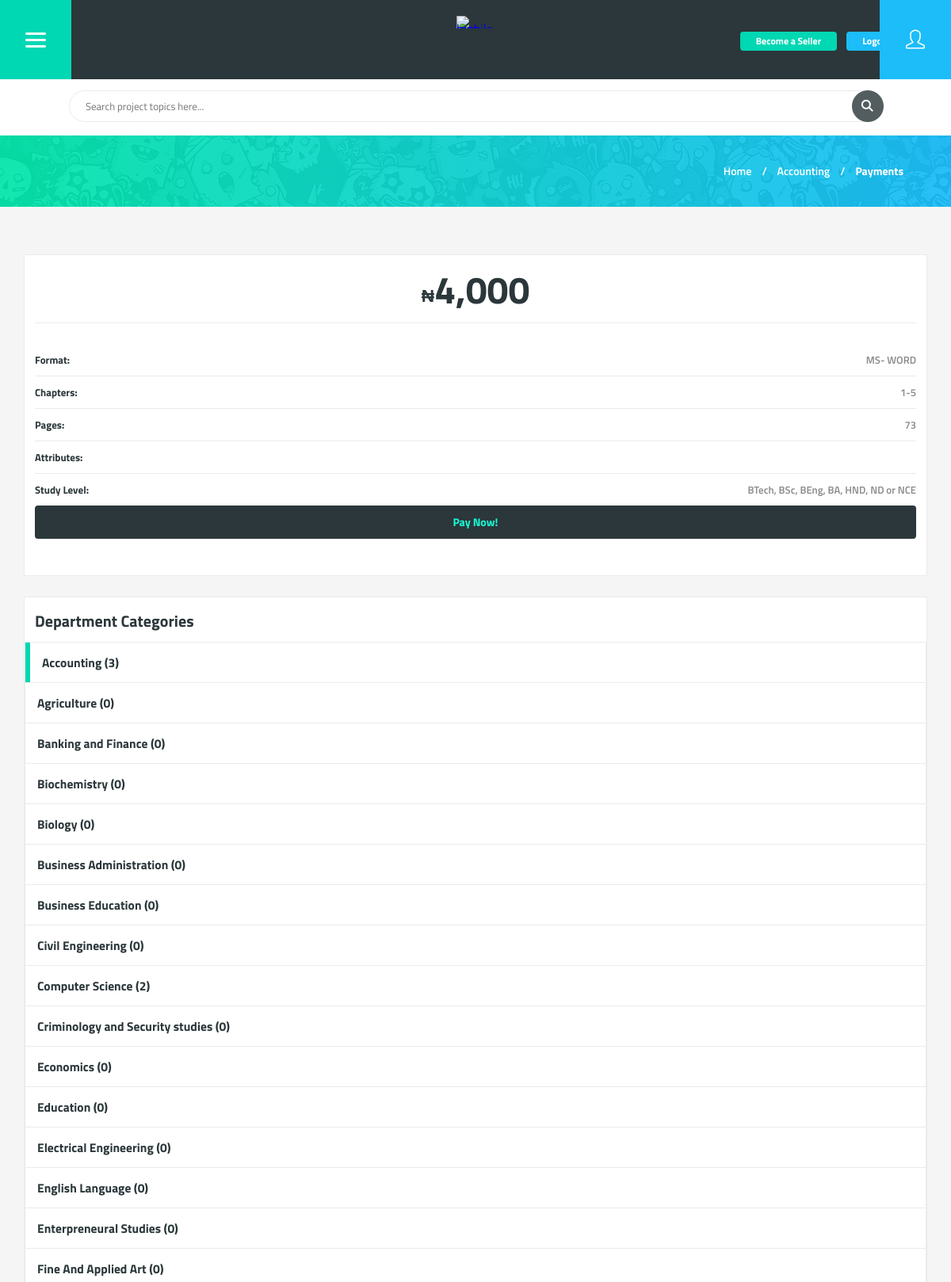
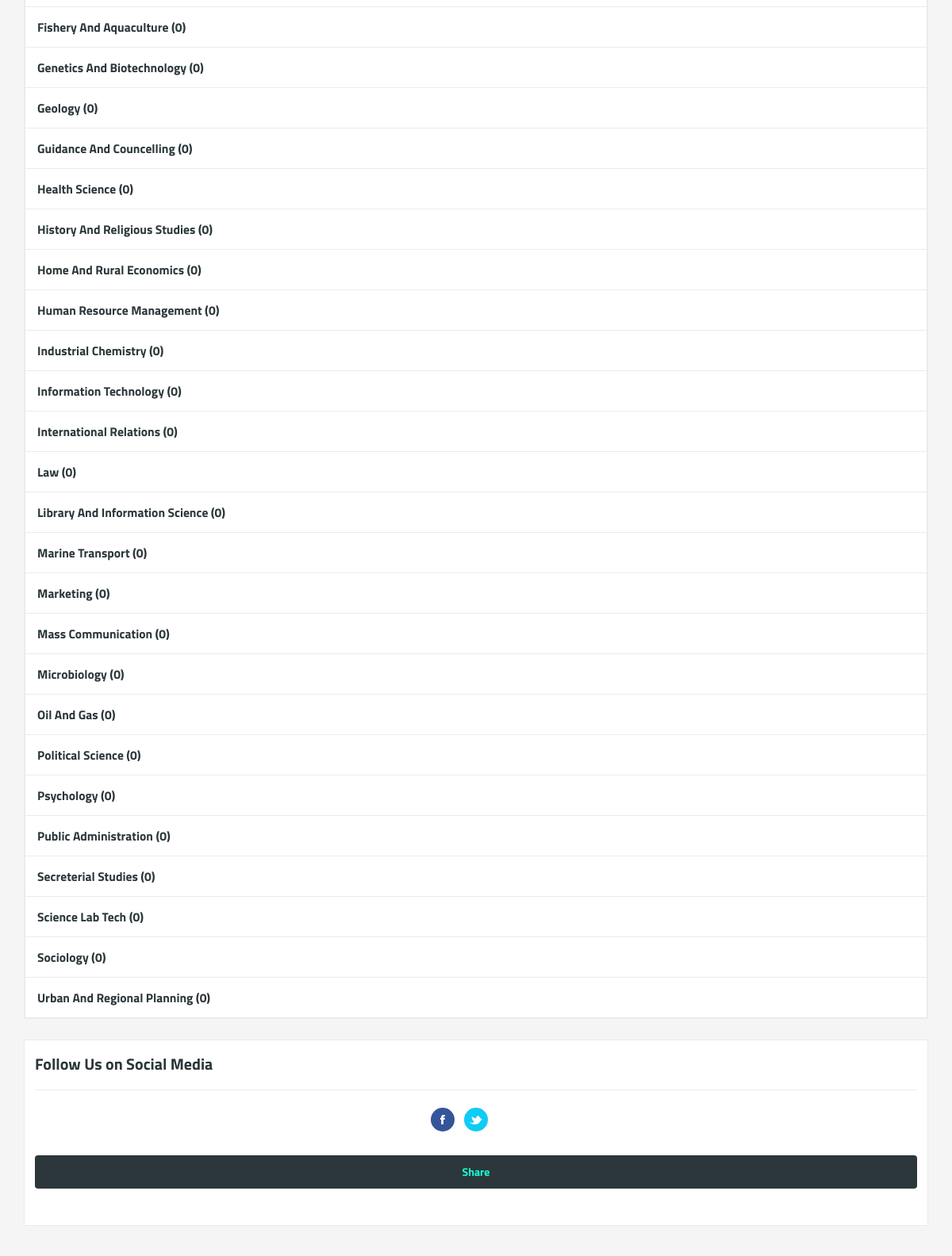
Screenshot of /payment.php?topicid=1 (upper part) with the database file from the repository (2 pictures, top to bottom).
### tables this page shows
CREATE TABLE IF NOT EXISTS `tblaccounting` (
  `pid` int(50) NOT NULL AUTO_INCREMENT,
  `pcode` varchar(100) NOT NULL,
  `topic` varchar(250) NOT NULL,
  `description` varchar(2000) NOT NULL,
  `price` varchar(100) NOT NULL,
  `dollarprice` varchar(100) NOT NULL,
  `statement_of_problem` varchar(2000) NOT NULL,
  `aim_objectives` varchar(2000) NOT NULL,
  `format` varchar(50) NOT NULL,
  `chapters` varchar(50) NOT NULL,
  `pages` varchar(50) NOT NULL,
  `attribute` varchar(200) NOT NULL,
  `studylevel` varchar(200) NOT NULL,
  `postdate` datetime NOT NULL,
  `status` int(50) NOT NULL,
  `vendor` varchar(100) NOT NULL,
  PRIMARY KEY (`pid`)
);

### payment.php (the view, shortened to what the rows shown need)
<?php
include('includes/config.php');
 ?>
<!DOCTYPE html>
<html lang="en">
<head>
	<link rel="stylesheet" href="css/vendor/simple-line-icons.css">
	<link rel="stylesheet" href="css/vendor/tooltipster.css">
	<link rel="stylesheet" href="css/style.css">
</head>
<body>
<?php
$did=intval($_GET['topicid']);
$sql = "SELECT pid,topic,description,price,format,chapters,pages,attribute,studylevel from tblaccounting WHERE pid=:did";
$query = $dbh -> prepare($sql);
$query->bindParam(':did',$did,PDO::PARAM_STR);
$query->execute();
$results=$query->fetchAll(PDO::FETCH_OBJ);
if($query->rowCount() > 0)
{
foreach($results as $result)
{               ?>
	<div class="section-wrap">
		<div class="section">
			<div class="sidebar right">
				<div class="sidebar-item">
					<p class="price large"><span>&#x20A6;</span><?php echo htmlentities($result->price);?></p>
					<hr class="line-separator">
					<div class="information-layout">
						<div class="information-layout-item">
							<p class="text-header">Format:</p>
							<p><?php echo htmlentities($result->format);?></p>
						</div>
						<div class="information-layout-item">
							<p class="text-header">Chapters:</p>
							<p><?php echo htmlentities($result->chapters);?></p>
						</div>
						<div class="information-layout-item">
							<p class="text-header">Pages:</p>
							<p><?php echo htmlentities($result->pages);?></p>
						</div>
						<div class="information-layout-item">
							<p class="text-header">Attributes:</p>
						</div>
						<div class="information-layout-item">
							<p class="text-header">Study Level:</p>
							<p><?php echo htmlentities($result->studylevel);?></p>
						</div>
					</div>
					<a href="payment.php?topicid=<?php echo htmlentities($result->pid);?>" class="button mid dark spaced"><span class="primary">Pay Now!</span></a>
				</div>
				<div class="sidebar-item author-items">
					<h4>Department Categories</h4>
				<ul class="dropdown hover-effect">
					<li class="dropdown-item active">
					<?php
$sql = "SELECT pid from  tblaccounting";
$query = $dbh -> prepare($sql);
$query->execute();
$totaccttopics=$query->rowCount();
?>
                              <a href="accounting.php"> Accounting  (<?php echo htmlentities($totaccttopics);?>)
						</a>
					</li>
					<li class="dropdown-item ">
						<?php
$sql = "SELECT pid from  tblagriculture";
$query = $dbh -> prepare($sql);
$query->execute();
$totagrictopics=$query->rowCount();
?>
                              <a href="agriculture.php"> Agriculture (<?php echo htmlentities($totagrictopics);?>)
						</a>
					</li>
					<li class="dropdown-item">
					<?php
$sql = "SELECT pid from  tblbaf";
$query = $dbh -> prepare($sql);
$query->execute();
$totbaftopics=$query->rowCount();
?>
                              <a href="baf.php"> Banking and Finance (<?php echo htmlentities($totbaftopics);?>)
						</a>
					</li>
					<li class="dropdown-item">
					<?php
$sql = "SELECT pid from  tblbiochem";
$query = $dbh -> prepare($sql);
$query->execute();
$totbiochemtopics=$query->rowCount();
?>
                              <a href="biochem.php"> Biochemistry (<?php echo htmlentities($totbiochemtopics);?>)
						</a>
					</li>
					<li class="dropdown-item">
					<?php
$sql = "SELECT pid from  tblbiology";
$query = $dbh -> prepare($sql);
$query->execute();
$totbiologytopics=$query->rowCount();
?>
                              <a href="biology.php"> Biology (<?php echo htmlentities($totbiologytopics);?>)
						</a>
					</li>
					<li class="dropdown-item">
					<?php
$sql = "SELECT pid from  tblbusinessadmin";
$query = $dbh -> prepare($sql);
$query->execute();
$totbamtopics=$query->rowCount();
?>
                              <a href="bam.php"> Business Administration (<?php echo htmlentities($totbamtopics);?>)
						</a>
					</li>
					<li class="dropdown-item">
					<?php
$sql = "SELECT pid from  tblbusinessedu";
$query = $dbh -> prepare($sql);
$query->execute();
$totbizedutopics=$query->rowCount();
?>
                              <a href="businessedu.php"> Business Education (<?php echo htmlentities($totbizedutopics);?>)
						</a>
					</li>
					<li class="dropdown-item">
					<?php
$sql = "SELECT pid from  tblcivileng";
$query = $dbh -> prepare($sql);
$query->execute();
$totciviltopics=$query->rowCount();
?>
                              <a href="civileng.php"> Civil Engineering (<?php echo htmlentities($totciviltopics);?>)
						</a>
					</li>
					<li class="dropdown-item">
					<?php
$sql = "SELECT pid from  tblcomputersc";
$query = $dbh -> prepare($sql);
$query->execute();
$totcsctopics=$query->rowCount();
?>
                              <a href="csc.php"> Computer Science  (<?php echo htmlentities($totcsctopics);?>)
						</a>
					</li>
					<li class="dropdown-item">
					<?php
$sql = "SELECT pid from  tblcriminology";
$query = $dbh -> prepare($sql);
$query->execute();
$totcrimetopics=$query->rowCount();
?>
                              <a href="crime.php"> Criminology and Security studies  (<?php echo htmlentities($totcrimetopics);?>)
						</a>
					</li>
					<li class="dropdown-item">
					<?php
$sql = "SELECT pid from  tblecons";
$query = $dbh -> prepare($sql);
$query->execute();
$toteconstopics=$query->rowCount();
?>
                              <a href="econs.php"> Economics  (<?php echo htmlentities($toteconstopics);?>)
						</a>
					</li>
				<li class="dropdown-item">
					<?php
$sql = "SELECT pid from  tbleducation";
$query = $dbh -> prepare($sql);
$query->execute();
$totedutopics=$query->rowCount();
?>
                              <a href="education.php"> Education  (<?php echo htmlentities($totedutopics);?>)
						</a>
					</li>
					<li class="dropdown-item">
					<?php
$sql = "SELECT pid from  tblelectrical";
$query = $dbh -> prepare($sql);
$query->execute();
$totelecttopics=$query->rowCount();
?>
                              <a href="elect.php"> Electrical Engineering  (<?php echo htmlentities($totelecttopics);?>)
						</a>
					</li>
					<li class="dropdown-item">
					<?php
$sql = "SELECT pid from  tblenglish";
$query = $dbh -> prepare($sql);
$query->execute();
$totengtopics=$query->rowCount();
?>
                              <a href="english.php"> English Language  (<?php echo htmlentities($totengtopics);?>)
						</a>
					</li>
					<li class="dropdown-item">
					<?php
$sql = "SELECT pid from  tblenterpreneurs";
$query = $dbh -> prepare($sql);
$query->execute();
$totenterpreneurstopics=$query->rowCount();
?>
                              <a href="enterpreneurs.php"> Enterpreneural Studies  (<?php echo htmlentities($totenterpreneurstopics);?>)
						</a>
					</li>
					<li class="dropdown-item">
					<?php
$sql = "SELECT pid from  tblfineart";
$query = $dbh -> prepare($sql);
$query->execute();
$totfinearttopics=$query->rowCount();
?>
                              <a href="fineart.php"> Fine And Applied Art  (<?php echo htmlentities($totfinearttopics);?>)
						</a>
					</li>
					<li class="dropdown-item">
					<?php
$sql = "SELECT pid from  tblfishery";
$query = $dbh -> prepare($sql);
$query->execute();
$totfisherytopics=$query->rowCount();
?>
                              <a href="fishery.php"> Fishery And Aquaculture  (<?php echo htmlentities($totfisherytopics);?>)
						</a>
					</li>
					<li class="dropdown-item">
					<?php
$sql = "SELECT pid from  tblgenetics";
$query = $dbh -> prepare($sql);
$query->execute();
$totgeneticstopics=$query->rowCount();
?>
                              <a href="genetics.php"> Genetics And Biotechnology  (<?php echo htmlentities($totgeneticstopics);?>)
						</a>
					</li>
					<li class="dropdown-item">
					<?php
$sql = "SELECT pid from  tblgeology";
$query = $dbh -> prepare($sql);
$query->execute();
$totgeologytopics=$query->rowCount();
?>
                              <a href="geology.php"> Geology  (<?php echo htmlentities($totgeologytopics);?>)
						</a>
					</li>
					<li class="dropdown-item">
					<?php
$sql = "SELECT pid from  tblguidance";
$query = $dbh -> prepare($sql);
$query->execute();
$totguidancetopics=$query->rowCount();
?>
                              <a href="guidance.php"> Guidance And Councelling  (<?php echo htmlentities($totguidancetopics);?>)
						</a>
					</li>
					<li class="dropdown-item">
					<?php
$sql = "SELECT pid from  tblhealthscience";
$query = $dbh -> prepare($sql);
$query->execute();
$tothealthsciencetopics=$query->rowCount();
?>
                              <a href="healthscience.php"> Health Science  (<?php echo htmlentities($tothealthsciencetopics);?>)
						</a>
					</li>
					<li class="dropdown-item">
					<?php
$sql = "SELECT pid from  tblhistoryrs";
$query = $dbh -> prepare($sql);
$query->execute();
$tothistoryrstopics=$query->rowCount();
?>
                              <a href="historyrs.php"> History And Religious Studies  (<?php echo htmlentities($tothistoryrstopics);?>)
						</a>
					</li>
					<li class="dropdown-item">
					<?php
$sql = "SELECT pid from  tblhomerural";
$query = $dbh -> prepare($sql);
$query->execute();
$tothomeruraltopics=$query->rowCount();
?>
                              <a href="homerural.php"> Home And Rural Economics (<?php echo htmlentities($tothomeruraltopics);?>)
						</a>
					</li>
					<li class="dropdown-item">
					<?php
$sql = "SELECT pid from  tblhumanresources";
$query = $dbh -> prepare($sql);
$query->execute();
$tothumanresourcestopics=$query->rowCount();
?>
                              <a href="humanresources.php"> Human Resource Management  (<?php echo htmlentities($tothumanresourcestopics);?>)
						</a>
					</li>
					<li class="dropdown-item">
					<?php
$sql = "SELECT pid from  tblindustrialchem";
$query = $dbh -> prepare($sql);
$query->execute();
$totindustrialchemtopics=$query->rowCount();
?>
                              <a href="industrialchem.php"> Industrial Chemistry  (<?php echo htmlentities($totindustrialchemtopics);?>)
						</a>
					</li>
					<li class="dropdown-item">
					<?php
$sql = "SELECT pid from  tblinfotech";
$query = $dbh -> prepare($sql);
$query->execute();
$totinfotechtopics=$query->rowCount();
?>
                              <a href="infotech.php"> Information Technology  (<?php echo htmlentities($totinfotechtopics);?>)
						</a>
					</li>
					<li class="dropdown-item">
					<?php
$sql = "SELECT pid from  tblinternationalrelation";
$query = $dbh -> prepare($sql);
$query->execute();
$totinternationalrelationtopics=$query->rowCount();
?>
                              <a href="internationalrelation.php"> International Relations  (<?php echo htmlentities($totinternationalrelationtopics);?>)
						</a>
					</li>
					<li class="dropdown-item">
					<?php
$sql = "SELECT pid from  tbllaw";
$query = $dbh -> prepare($sql);
$query->execute();
$totlawtopics=$query->rowCount();
?>
                              <a href="law.php"> Law  (<?php echo htmlentities($totlawtopics);?>)
						</a>
					</li>
					<li class="dropdown-item">
					<?php
$sql = "SELECT pid from  tbllibraryinfo";
$query = $dbh -> prepare($sql);
$query->execute();
$totlibraryinfotopics=$query->rowCount();
?>
                              <a href="libraryinfo.php"> Library And Information Science  (<?php echo htmlentities($totlibraryinfotopics);?>)
						</a>
					</li>
					<li class="dropdown-item">
					<?php
$sql = "SELECT pid from  tblmarinetransport";
$query = $dbh -> prepare($sql);
$query->execute();
$totmarinetransporttopics=$query->rowCount();
?>
                              <a href="marinetransport.php"> Marine Transport  (<?php echo htmlentities($totmarinetransporttopics);?>)
						</a>
					</li>
					<li class="dropdown-item">
					<?php
$sql = "SELECT pid from  tblmarketing";
$query = $dbh -> prepare($sql);
$query->execute();
$totmarketingtopics=$query->rowCount();
?>
                              <a href="marketing.php"> Marketing  (<?php echo htmlentities($totmarketingtopics);?>)
						</a>
					</li>
					<li class="dropdown-item">
					<?php
$sql = "SELECT pid from  tblmasscomm";
$query = $dbh -> prepare($sql);
$query->execute();
$totmasscommtopics=$query->rowCount();
?>
                              <a href="masscomm.php"> Mass Communication  (<?php echo htmlentities($totmasscommtopics);?>)
						</a>
					</li>
					<li class="dropdown-item">
					<?php
$sql = "SELECT pid from  tblmicrobiology";
$query = $dbh -> prepare($sql);
$query->execute();
$totmicrobiologytopics=$query->rowCount();
?>
                              <a href="microbiology.php"> Microbiology  (<?php echo htmlentities($totmicrobiologytopics);?>)
						</a>
					</li>
					<li class="dropdown-item">
					<?php
$sql = "SELECT pid from  tbloilgas";
$query = $dbh -> prepare($sql);
$query->execute();
$totoilgastopics=$query->rowCount();
?>
                              <a href="oilgas.php"> Oil And Gas  (<?php echo htmlentities($totoilgastopics);?>)
						</a>
					</li>
					<li class="dropdown-item">
					<?php
$sql = "SELECT pid from  tblpolscience";
$query = $dbh -> prepare($sql);
$query->execute();
$totpolsciencetopics=$query->rowCount();
?>
                              <a href="polscience.php"> Political Science  (<?php echo htmlentities($totpolsciencetopics);?>)
						</a>
					</li>
					<li class="dropdown-item">
					<?php
$sql = "SELECT pid from  tblpsychology";
$query = $dbh -> prepare($sql);
$query->execute();
$totpsychologytopics=$query->rowCount();
?>
                              <a href="psychology.php"> Psychology  (<?php echo htmlentities($totpsychologytopics);?>)
						</a>
					</li>
					<li class="dropdown-item">
					<?php
$sql = "SELECT pid from  tblpublicadmin";
$query = $dbh -> prepare($sql);
$query->execute();
$totpublicadmintopics=$query->rowCount();
?>
                              <a href="publicadmin.php"> Public Administration  (<?php echo htmlentities($totpublicadmintopics);?>)
						</a>
					</li>
					<li class="dropdown-item">
					<?php
$sql = "SELECT pid from  tblsecreterialstudies";
$query = $dbh -> prepare($sql);
$query->execute();
$totsecreterialstudiestopics=$query->rowCount();
?>
                              <a href="secreterialstudies.php"> Secreterial Studies  (<?php echo htmlentities($totsecreterialstudiestopics);?>)
						</a>
					</li>
					<li class="dropdown-item">
					<?php
$sql = "SELECT pid from  tblslt";
$query = $dbh -> prepare($sql);
$query->execute();
$totslttopics=$query->rowCount();
?>
                              <a href="slt.php"> Science Lab Tech  (<?php echo htmlentities($totslttopics);?>)
						</a>
					</li>
					<li class="dropdown-item">
					<?php
$sql = "SELECT pid from  tblsociology";
$query = $dbh -> prepare($sql);
$query->execute();
$totsociologytopics=$query->rowCount();
?>
                              <a href="sociology.php"> Sociology  (<?php echo htmlentities($totsociologytopics);?>)
						</a>
					</li>
					<li class="dropdown-item">
					<?php
$sql = "SELECT pid from  tblurbanregionplan";
$query = $dbh -> prepare($sql);
$query->execute();
$toturbanregionplantopics=$query->rowCount();
?>
                              <a href="urbanregionplan.php"> Urban And Regional Planning  (<?php echo htmlentities($toturbanregionplantopics);?>)
						</a>
					</li>
				</ul>
				</div>
				<div class="sidebar-item author-bio">
					<h4>Follow Us on Social Media</h4>
					<hr class="line-separator">
					<ul class="share-links">
						<li><a href="#" class="fb"></a></li>
						<li><a href="#" class="twt"></a></li>
					</ul>
					<a href="#" class="button mid dark spaced"> <span class="primary">Share</span></a>
				</div>
			</div>
						<?php }} ?>
	</div>
</body>
</html>

### rows the page displays
tblaccounting: price "4,000", format "MS- WORD", chapters "1-5", pages "73", studylevel "BTech, BSc, BEng, BA, HND, ND or NCE", totaccttopics "3", totagrictopics "0", totbaftopics "0", totbiochemtopics "0", totbiologytopics "0", totbamtopics "0", totbizedutopics "0", totciviltopics "0", totcsctopics "2", totcrimetopics "0", toteconstopics "0", totedutopics "0", totelecttopics "0", totengtopics "0", totenterpreneurstopics "0", totfinearttopics "0", totfisherytopics "0", totgeneticstopics "0", totgeologytopics "0", totguidancetopics "0", tothealthsciencetopics "0", tothistoryrstopics "0", tothomeruraltopics "0", tothumanresourcestopics "0", totindustrialchemtopics "0", totinfotechtopics "0", totinternationalrelationtopics "0", totlawtopics "0", totlibraryinfotopics "0", totmarinetransporttopics "0", totmarketingtopics "0", totmasscommtopics "0", totmicrobiologytopics "0", totoilgastopics "0", totpolsciencetopics "0", totpsychologytopics "0", totpublicadmintopics "0", totsecreterialstudiestopics "0", totslttopics "0", totsociologytopics "0", toturbanregionplantopics "0"
